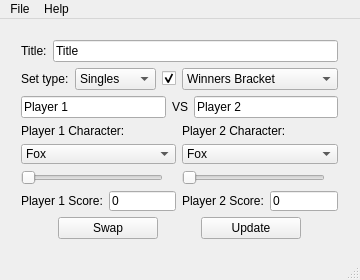
<?xml version="1.0" encoding="UTF-8"?>
<ui version="4.0">
 <class>MainWindow</class>
 <widget class="QMainWindow" name="MainWindow">
  <property name="sizePolicy">
   <sizepolicy hsizetype="Fixed" vsizetype="Fixed">
    <horstretch>0</horstretch>
    <verstretch>0</verstretch>
   </sizepolicy>
  </property>
  <property name="minimumSize">
   <size>
    <width>360</width>
    <height>280</height>
   </size>
  </property>
  <property name="maximumSize">
   <size>
    <width>360</width>
    <height>280</height>
   </size>
  </property>
  <property name="baseSize">
   <size>
    <width>360</width>
    <height>280</height>
   </size>
  </property>
  <property name="windowTitle">
   <string>Tournie</string>
  </property>
  <property name="windowIcon">
   <iconset>
    <normaloff>../build-TapBoard-Desktop_Qt_5_7_0_MSVC2015_32bit-Debug/images/sourceimgs/0icon.png</normaloff>../build-TapBoard-Desktop_Qt_5_7_0_MSVC2015_32bit-Debug/images/sourceimgs/0icon.png</iconset>
  </property>
  <widget class="QWidget" name="centralWidget">
   <widget class="QWidget" name="verticalLayoutWidget_3">
    <property name="geometry">
     <rect>
      <x>10</x>
      <y>10</y>
      <width>339</width>
      <height>221</height>
     </rect>
    </property>
    <layout class="QVBoxLayout" name="main_L">
     <property name="sizeConstraint">
      <enum>QLayout::SetDefaultConstraint</enum>
     </property>
     <item>
      <layout class="QHBoxLayout" name="title_L">
       <item>
        <widget class="QLabel" name="titleLabel">
         <property name="text">
          <string>Title:</string>
         </property>
        </widget>
       </item>
       <item>
        <widget class="QLineEdit" name="titleBox">
         <property name="text">
          <string>Title</string>
         </property>
        </widget>
       </item>
      </layout>
     </item>
     <item>
      <layout class="QHBoxLayout" name="setType_L">
       <property name="sizeConstraint">
        <enum>QLayout::SetNoConstraint</enum>
       </property>
       <item>
        <widget class="QLabel" name="setTypeLabel">
         <property name="sizePolicy">
          <sizepolicy hsizetype="Minimum" vsizetype="Minimum">
           <horstretch>0</horstretch>
           <verstretch>0</verstretch>
          </sizepolicy>
         </property>
         <property name="text">
          <string>Set type:</string>
         </property>
        </widget>
       </item>
       <item>
        <widget class="QComboBox" name="setTypeSDBox">
         <property name="sizePolicy">
          <sizepolicy hsizetype="Expanding" vsizetype="Fixed">
           <horstretch>0</horstretch>
           <verstretch>0</verstretch>
          </sizepolicy>
         </property>
         <item>
          <property name="text">
           <string>Singles</string>
          </property>
         </item>
         <item>
          <property name="text">
           <string>Doubles</string>
          </property>
         </item>
        </widget>
       </item>
       <item>
        <widget class="QCheckBox" name="setTypeCheckBox">
         <property name="toolTip">
          <string>Displays Singles/Doubles. Uncheck to not show.</string>
         </property>
         <property name="text">
          <string/>
         </property>
         <property name="checked">
          <bool>true</bool>
         </property>
        </widget>
       </item>
       <item>
        <widget class="QComboBox" name="setTypeWLBox">
         <property name="sizePolicy">
          <sizepolicy hsizetype="Expanding" vsizetype="Fixed">
           <horstretch>0</horstretch>
           <verstretch>0</verstretch>
          </sizepolicy>
         </property>
         <item>
          <property name="text">
           <string>Winners Bracket</string>
          </property>
         </item>
         <item>
          <property name="text">
           <string>Losers Bracket</string>
          </property>
         </item>
         <item>
          <property name="text">
           <string>Winners Quarter-Finals</string>
          </property>
         </item>
         <item>
          <property name="text">
           <string>Losers Quater-Finals</string>
          </property>
         </item>
         <item>
          <property name="text">
           <string>Winners Semi-Finals</string>
          </property>
         </item>
         <item>
          <property name="text">
           <string>Losers Semi-Finals</string>
          </property>
         </item>
         <item>
          <property name="text">
           <string>Winners Finals</string>
          </property>
         </item>
         <item>
          <property name="text">
           <string>Losers Finals</string>
          </property>
         </item>
         <item>
          <property name="text">
           <string>Grand Finals</string>
          </property>
         </item>
        </widget>
       </item>
      </layout>
     </item>
     <item>
      <layout class="QHBoxLayout" name="playerName_L">
       <item>
        <widget class="QLineEdit" name="nameOneBox">
         <property name="text">
          <string>Player 1</string>
         </property>
        </widget>
       </item>
       <item>
        <widget class="QLabel" name="vsLabel">
         <property name="text">
          <string>VS</string>
         </property>
        </widget>
       </item>
       <item>
        <widget class="QLineEdit" name="nameTwoBox">
         <property name="text">
          <string>Player 2</string>
         </property>
        </widget>
       </item>
      </layout>
     </item>
     <item>
      <layout class="QHBoxLayout" name="playerCharChange_L">
       <item>
        <layout class="QVBoxLayout" name="playerOneChar_L">
         <item>
          <widget class="QLabel" name="playerOneLabel">
           <property name="text">
            <string>Player 1 Character:</string>
           </property>
          </widget>
         </item>
         <item>
          <widget class="QComboBox" name="charOneBox">
           <item>
            <property name="text">
             <string>Fox</string>
            </property>
           </item>
           <item>
            <property name="text">
             <string>Sheik</string>
            </property>
           </item>
           <item>
            <property name="text">
             <string>Falco</string>
            </property>
           </item>
           <item>
            <property name="text">
             <string>Marth</string>
            </property>
           </item>
           <item>
            <property name="text">
             <string>Jigglypuff</string>
            </property>
           </item>
           <item>
            <property name="text">
             <string>Peach</string>
            </property>
           </item>
           <item>
            <property name="text">
             <string>Captain Falcon</string>
            </property>
           </item>
           <item>
            <property name="text">
             <string>Ice Climbers</string>
            </property>
           </item>
           <item>
            <property name="text">
             <string>Samus</string>
            </property>
           </item>
           <item>
            <property name="text">
             <string>Pikachu</string>
            </property>
           </item>
           <item>
            <property name="text">
             <string>Dr. Mario</string>
            </property>
           </item>
           <item>
            <property name="text">
             <string>Ganondorf</string>
            </property>
           </item>
           <item>
            <property name="text">
             <string>Luigi</string>
            </property>
           </item>
           <item>
            <property name="text">
             <string>Mario</string>
            </property>
           </item>
           <item>
            <property name="text">
             <string>Young Link</string>
            </property>
           </item>
           <item>
            <property name="text">
             <string>Yoshi</string>
            </property>
           </item>
           <item>
            <property name="text">
             <string>Link</string>
            </property>
           </item>
           <item>
            <property name="text">
             <string>Donkey Kong</string>
            </property>
           </item>
           <item>
            <property name="text">
             <string>Roy</string>
            </property>
           </item>
           <item>
            <property name="text">
             <string>Mr. Game and Watch</string>
            </property>
           </item>
           <item>
            <property name="text">
             <string>Mewtwo</string>
            </property>
           </item>
           <item>
            <property name="text">
             <string>Ness</string>
            </property>
           </item>
           <item>
            <property name="text">
             <string>Zelda</string>
            </property>
           </item>
           <item>
            <property name="text">
             <string>Pichu</string>
            </property>
           </item>
           <item>
            <property name="text">
             <string>Bowser</string>
            </property>
           </item>
           <item>
            <property name="text">
             <string>Kirby</string>
            </property>
           </item>
          </widget>
         </item>
         <item>
          <layout class="QHBoxLayout" name="sliderOne_L">
           <item>
            <widget class="QSlider" name="skinSliderOne">
             <property name="maximum">
              <number>3</number>
             </property>
             <property name="orientation">
              <enum>Qt::Horizontal</enum>
             </property>
            </widget>
           </item>
           <item>
            <widget class="QLabel" name="sliderImageOne">
             <property name="text">
              <string/>
             </property>
             <property name="pixmap">
              <pixmap>../build-TapBoard-Desktop_Qt_5_7_0_MSVC2015_32bit-Debug/images/characters/fox/fox0.png</pixmap>
             </property>
            </widget>
           </item>
          </layout>
         </item>
         <item>
          <layout class="QHBoxLayout" name="scoreOne_L">
           <item>
            <widget class="QLabel" name="playerOneSLabel">
             <property name="text">
              <string>Player 1 Score:</string>
             </property>
            </widget>
           </item>
           <item>
            <widget class="QLineEdit" name="scoreOneBox">
             <property name="text">
              <string>0</string>
             </property>
            </widget>
           </item>
          </layout>
         </item>
        </layout>
       </item>
       <item>
        <layout class="QVBoxLayout" name="playerTwoChar_L">
         <item>
          <widget class="QLabel" name="playerTwoLabel">
           <property name="text">
            <string>Player 2 Character:</string>
           </property>
          </widget>
         </item>
         <item>
          <widget class="QComboBox" name="charTwoBox">
           <item>
            <property name="text">
             <string>Fox</string>
            </property>
           </item>
           <item>
            <property name="text">
             <string>Sheik</string>
            </property>
           </item>
           <item>
            <property name="text">
             <string>Falco</string>
            </property>
           </item>
           <item>
            <property name="text">
             <string>Marth</string>
            </property>
           </item>
           <item>
            <property name="text">
             <string>Jigglypuff</string>
            </property>
           </item>
           <item>
            <property name="text">
             <string>Peach</string>
            </property>
           </item>
           <item>
            <property name="text">
             <string>Captain Falcon</string>
            </property>
           </item>
           <item>
            <property name="text">
             <string>Ice Climbers</string>
            </property>
           </item>
           <item>
            <property name="text">
             <string>Samus</string>
            </property>
           </item>
           <item>
            <property name="text">
             <string>Pikachu</string>
            </property>
           </item>
           <item>
            <property name="text">
             <string>Dr. Mario</string>
            </property>
           </item>
           <item>
            <property name="text">
             <string>Ganondorf</string>
            </property>
           </item>
           <item>
            <property name="text">
             <string>Luigi</string>
            </property>
           </item>
           <item>
            <property name="text">
             <string>Mario</string>
            </property>
           </item>
           <item>
            <property name="text">
             <string>Young Link</string>
            </property>
           </item>
           <item>
            <property name="text">
             <string>Yoshi</string>
            </property>
           </item>
           <item>
            <property name="text">
             <string>Link</string>
            </property>
           </item>
           <item>
            <property name="text">
             <string>Donkey Kong</string>
            </property>
           </item>
           <item>
            <property name="text">
             <string>Roy</string>
            </property>
           </item>
           <item>
            <property name="text">
             <string>Mr. Game and Watch</string>
            </property>
           </item>
           <item>
            <property name="text">
             <string>Mewtwo</string>
            </property>
           </item>
           <item>
            <property name="text">
             <string>Ness</string>
            </property>
           </item>
           <item>
            <property name="text">
             <string>Zelda</string>
            </property>
           </item>
           <item>
            <property name="text">
             <string>Pichu</string>
            </property>
           </item>
           <item>
            <property name="text">
             <string>Bowser</string>
            </property>
           </item>
           <item>
            <property name="text">
             <string>Kirby</string>
            </property>
           </item>
          </widget>
         </item>
         <item>
          <layout class="QHBoxLayout" name="sliderTwo_L">
           <item>
            <widget class="QSlider" name="skinSliderTwo">
             <property name="maximum">
              <number>3</number>
             </property>
             <property name="orientation">
              <enum>Qt::Horizontal</enum>
             </property>
            </widget>
           </item>
           <item>
            <widget class="QLabel" name="sliderImageTwo">
             <property name="text">
              <string/>
             </property>
             <property name="pixmap">
              <pixmap>../build-TapBoard-Desktop_Qt_5_7_0_MSVC2015_32bit-Debug/images/characters/fox/fox0.png</pixmap>
             </property>
            </widget>
           </item>
          </layout>
         </item>
         <item>
          <layout class="QHBoxLayout" name="scoreTwo_L">
           <item>
            <widget class="QLabel" name="playerTwoSLabel">
             <property name="text">
              <string>Player 2 Score:</string>
             </property>
            </widget>
           </item>
           <item>
            <widget class="QLineEdit" name="scoreTwoBox">
             <property name="text">
              <string>0</string>
             </property>
            </widget>
           </item>
          </layout>
         </item>
        </layout>
       </item>
      </layout>
     </item>
     <item>
      <layout class="QHBoxLayout" name="button_L">
       <item>
        <widget class="QPushButton" name="swapButton">
         <property name="sizePolicy">
          <sizepolicy hsizetype="MinimumExpanding" vsizetype="Fixed">
           <horstretch>0</horstretch>
           <verstretch>0</verstretch>
          </sizepolicy>
         </property>
         <property name="maximumSize">
          <size>
           <width>100</width>
           <height>16777215</height>
          </size>
         </property>
         <property name="text">
          <string>Swap</string>
         </property>
        </widget>
       </item>
       <item>
        <widget class="QPushButton" name="updateButton">
         <property name="sizePolicy">
          <sizepolicy hsizetype="MinimumExpanding" vsizetype="Fixed">
           <horstretch>0</horstretch>
           <verstretch>0</verstretch>
          </sizepolicy>
         </property>
         <property name="maximumSize">
          <size>
           <width>100</width>
           <height>16777215</height>
          </size>
         </property>
         <property name="text">
          <string>Update</string>
         </property>
        </widget>
       </item>
      </layout>
     </item>
    </layout>
   </widget>
  </widget>
  <widget class="QMenuBar" name="menuBar">
   <property name="geometry">
    <rect>
     <x>0</x>
     <y>0</y>
     <width>360</width>
     <height>21</height>
    </rect>
   </property>
   <widget class="QMenu" name="menuFile">
    <property name="title">
     <string>File</string>
    </property>
    <addaction name="actionReset"/>
    <addaction name="separator"/>
    <addaction name="actionExit"/>
    <addaction name="actionSelect_game_coming_soon"/>
   </widget>
   <widget class="QMenu" name="menuHelp">
    <property name="title">
     <string>Help</string>
    </property>
    <addaction name="actionDocumentation"/>
   </widget>
   <addaction name="menuFile"/>
   <addaction name="menuHelp"/>
  </widget>
  <widget class="QStatusBar" name="statusBar"/>
  <action name="actionOpen">
   <property name="text">
    <string>Open</string>
   </property>
  </action>
  <action name="actionSave_As">
   <property name="text">
    <string>Save-As..</string>
   </property>
  </action>
  <action name="actionSave">
   <property name="text">
    <string>Save</string>
   </property>
  </action>
  <action name="actionReset">
   <property name="text">
    <string>Reset to defaults</string>
   </property>
  </action>
  <action name="actionExit">
   <property name="text">
    <string>Exit</string>
   </property>
  </action>
  <action name="actionPreferences">
   <property name="text">
    <string>Preferences</string>
   </property>
  </action>
  <action name="actionSelect_game_coming_soon">
   <property name="text">
    <string>Select game...(coming soon)</string>
   </property>
  </action>
  <action name="actionDocumentation">
   <property name="text">
    <string>Documentation</string>
   </property>
  </action>
 </widget>
 <layoutdefault spacing="6" margin="11"/>
 <tabstops>
  <tabstop>charOneBox</tabstop>
  <tabstop>charTwoBox</tabstop>
  <tabstop>skinSliderTwo</tabstop>
  <tabstop>scoreTwoBox</tabstop>
  <tabstop>swapButton</tabstop>
  <tabstop>updateButton</tabstop>
 </tabstops>
 <resources/>
 <connections/>
</ui>
